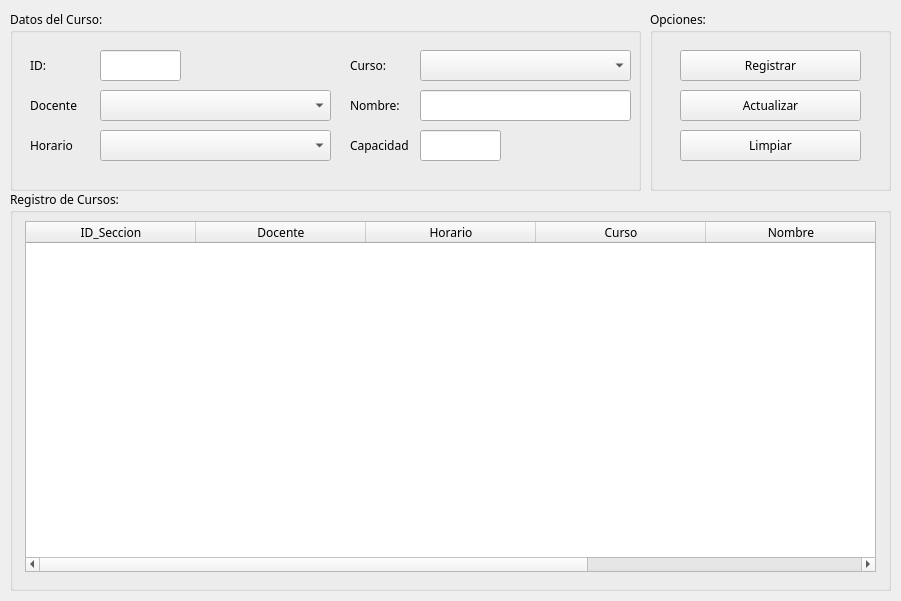
<?xml version="1.0" encoding="UTF-8"?>
<ui version="4.0">
 <class>MainWindow</class>
 <widget class="QMainWindow" name="MainWindow">
  <property name="geometry">
   <rect>
    <x>0</x>
    <y>0</y>
    <width>901</width>
    <height>601</height>
   </rect>
  </property>
  <property name="minimumSize">
   <size>
    <width>901</width>
    <height>601</height>
   </size>
  </property>
  <property name="maximumSize">
   <size>
    <width>901</width>
    <height>601</height>
   </size>
  </property>
  <property name="windowTitle">
   <string>SECCION</string>
  </property>
  <widget class="QWidget" name="centralwidget">
   <widget class="QGroupBox" name="groupBox">
    <property name="geometry">
     <rect>
      <x>10</x>
      <y>10</y>
      <width>631</width>
      <height>181</height>
     </rect>
    </property>
    <property name="font">
     <font>
      <family>Bahnschrift SemiBold</family>
      <pointsize>9</pointsize>
     </font>
    </property>
    <property name="title">
     <string>Datos del Curso:</string>
    </property>
    <widget class="QLabel" name="label">
     <property name="geometry">
      <rect>
       <x>20</x>
       <y>40</y>
       <width>61</width>
       <height>31</height>
      </rect>
     </property>
     <property name="text">
      <string>ID:</string>
     </property>
    </widget>
    <widget class="QLineEdit" name="txtIdseccion">
     <property name="geometry">
      <rect>
       <x>90</x>
       <y>40</y>
       <width>81</width>
       <height>31</height>
      </rect>
     </property>
     <property name="font">
      <font>
       <family>Bahnschrift</family>
      </font>
     </property>
    </widget>
    <widget class="QLabel" name="label_2">
     <property name="geometry">
      <rect>
       <x>20</x>
       <y>80</y>
       <width>61</width>
       <height>31</height>
      </rect>
     </property>
     <property name="text">
      <string>Docente</string>
     </property>
    </widget>
    <widget class="QLabel" name="label_3">
     <property name="geometry">
      <rect>
       <x>20</x>
       <y>120</y>
       <width>61</width>
       <height>31</height>
      </rect>
     </property>
     <property name="text">
      <string>Horario</string>
     </property>
    </widget>
    <widget class="QComboBox" name="cboDocente">
     <property name="geometry">
      <rect>
       <x>90</x>
       <y>80</y>
       <width>231</width>
       <height>31</height>
      </rect>
     </property>
    </widget>
    <widget class="QComboBox" name="cboHorario">
     <property name="geometry">
      <rect>
       <x>90</x>
       <y>120</y>
       <width>231</width>
       <height>31</height>
      </rect>
     </property>
    </widget>
    <widget class="QLabel" name="label_4">
     <property name="geometry">
      <rect>
       <x>340</x>
       <y>40</y>
       <width>61</width>
       <height>31</height>
      </rect>
     </property>
     <property name="text">
      <string>Curso:</string>
     </property>
    </widget>
    <widget class="QComboBox" name="cboCurso">
     <property name="geometry">
      <rect>
       <x>410</x>
       <y>40</y>
       <width>211</width>
       <height>31</height>
      </rect>
     </property>
    </widget>
    <widget class="QLabel" name="label_5">
     <property name="geometry">
      <rect>
       <x>340</x>
       <y>80</y>
       <width>61</width>
       <height>31</height>
      </rect>
     </property>
     <property name="text">
      <string>Nombre:</string>
     </property>
    </widget>
    <widget class="QLineEdit" name="txtNombre">
     <property name="geometry">
      <rect>
       <x>410</x>
       <y>80</y>
       <width>211</width>
       <height>31</height>
      </rect>
     </property>
     <property name="font">
      <font>
       <family>Bahnschrift</family>
      </font>
     </property>
    </widget>
    <widget class="QLineEdit" name="txtCapacidad">
     <property name="geometry">
      <rect>
       <x>410</x>
       <y>120</y>
       <width>81</width>
       <height>31</height>
      </rect>
     </property>
     <property name="font">
      <font>
       <family>Bahnschrift</family>
      </font>
     </property>
    </widget>
    <widget class="QLabel" name="label_6">
     <property name="geometry">
      <rect>
       <x>340</x>
       <y>120</y>
       <width>61</width>
       <height>31</height>
      </rect>
     </property>
     <property name="text">
      <string>Capacidad</string>
     </property>
    </widget>
   </widget>
   <widget class="QGroupBox" name="groupBox_2">
    <property name="geometry">
     <rect>
      <x>650</x>
      <y>10</y>
      <width>241</width>
      <height>181</height>
     </rect>
    </property>
    <property name="font">
     <font>
      <family>Bahnschrift SemiBold</family>
      <pointsize>9</pointsize>
     </font>
    </property>
    <property name="title">
     <string>Opciones:</string>
    </property>
    <widget class="QPushButton" name="btnRegistrar">
     <property name="geometry">
      <rect>
       <x>30</x>
       <y>40</y>
       <width>181</width>
       <height>31</height>
      </rect>
     </property>
     <property name="font">
      <font>
       <family>Bahnschrift</family>
      </font>
     </property>
     <property name="text">
      <string>Registrar</string>
     </property>
    </widget>
    <widget class="QPushButton" name="btnActualizar">
     <property name="geometry">
      <rect>
       <x>30</x>
       <y>80</y>
       <width>181</width>
       <height>31</height>
      </rect>
     </property>
     <property name="font">
      <font>
       <family>Bahnschrift</family>
      </font>
     </property>
     <property name="text">
      <string>Actualizar</string>
     </property>
    </widget>
    <widget class="QPushButton" name="btnLimpiar">
     <property name="geometry">
      <rect>
       <x>30</x>
       <y>120</y>
       <width>181</width>
       <height>31</height>
      </rect>
     </property>
     <property name="sizePolicy">
      <sizepolicy hsizetype="Expanding" vsizetype="Fixed">
       <horstretch>0</horstretch>
       <verstretch>0</verstretch>
      </sizepolicy>
     </property>
     <property name="font">
      <font>
       <family>Bahnschrift</family>
      </font>
     </property>
     <property name="text">
      <string>Limpiar</string>
     </property>
    </widget>
   </widget>
   <widget class="QGroupBox" name="groupBox_3">
    <property name="geometry">
     <rect>
      <x>10</x>
      <y>190</y>
      <width>881</width>
      <height>401</height>
     </rect>
    </property>
    <property name="font">
     <font>
      <family>Bahnschrift SemiBold</family>
      <pointsize>9</pointsize>
     </font>
    </property>
    <property name="title">
     <string>Registro de Cursos:</string>
    </property>
    <widget class="QTableWidget" name="tblSeccion">
     <property name="geometry">
      <rect>
       <x>15</x>
       <y>31</y>
       <width>851</width>
       <height>351</height>
      </rect>
     </property>
     <property name="minimumSize">
      <size>
       <width>601</width>
       <height>301</height>
      </size>
     </property>
     <property name="maximumSize">
      <size>
       <width>1000</width>
       <height>1000</height>
      </size>
     </property>
     <property name="font">
      <font>
       <family>Bahnschrift</family>
      </font>
     </property>
     <attribute name="horizontalHeaderDefaultSectionSize">
      <number>170</number>
     </attribute>
     <column>
      <property name="text">
       <string>ID_Seccion</string>
      </property>
      <property name="font">
       <font>
        <family>Bahnschrift</family>
        <pointsize>9</pointsize>
       </font>
      </property>
     </column>
     <column>
      <property name="text">
       <string>Docente</string>
      </property>
      <property name="font">
       <font>
        <family>Bahnschrift</family>
        <pointsize>9</pointsize>
       </font>
      </property>
     </column>
     <column>
      <property name="text">
       <string>Horario</string>
      </property>
      <property name="font">
       <font>
        <family>Bahnschrift</family>
        <pointsize>9</pointsize>
       </font>
      </property>
     </column>
     <column>
      <property name="text">
       <string>Curso</string>
      </property>
     </column>
     <column>
      <property name="text">
       <string>Nombre</string>
      </property>
     </column>
     <column>
      <property name="text">
       <string>Capacidad</string>
      </property>
     </column>
    </widget>
   </widget>
  </widget>
 </widget>
 <resources/>
 <connections/>
</ui>
